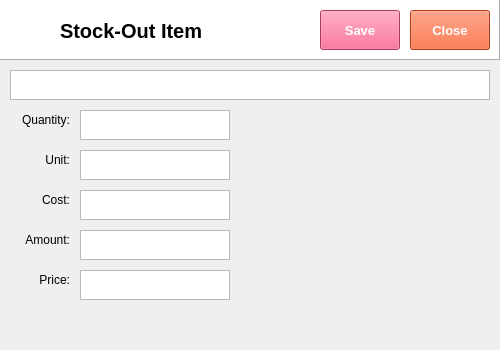
<?xml version="1.0" encoding="UTF-8"?>
<ui version="4.0">
 <class>Dialog</class>
 <widget class="QDialog" name="Dialog">
  <property name="geometry">
   <rect>
    <x>0</x>
    <y>0</y>
    <width>500</width>
    <height>350</height>
   </rect>
  </property>
  <property name="windowTitle">
   <string>Dialog</string>
  </property>
  <widget class="QFrame" name="frame">
   <property name="geometry">
    <rect>
     <x>0</x>
     <y>0</y>
     <width>500</width>
     <height>60</height>
    </rect>
   </property>
   <property name="autoFillBackground">
    <bool>false</bool>
   </property>
   <property name="styleSheet">
    <string notr="true">background-color: rgb(255, 255, 255);</string>
   </property>
   <property name="frameShape">
    <enum>QFrame::Panel</enum>
   </property>
   <property name="frameShadow">
    <enum>QFrame::Raised</enum>
   </property>
   <widget class="QLabel" name="label">
    <property name="geometry">
     <rect>
      <x>10</x>
      <y>10</y>
      <width>38</width>
      <height>32</height>
     </rect>
    </property>
    <property name="text">
     <string/>
    </property>
    <property name="pixmap">
     <pixmap>../../python-pos/img/Disbursement.png</pixmap>
    </property>
    <property name="scaledContents">
     <bool>true</bool>
    </property>
   </widget>
   <widget class="QLabel" name="label_2">
    <property name="geometry">
     <rect>
      <x>60</x>
      <y>10</y>
      <width>220</width>
      <height>41</height>
     </rect>
    </property>
    <property name="font">
     <font>
      <family>Segoe UI</family>
      <pointsize>15</pointsize>
      <weight>75</weight>
      <bold>true</bold>
     </font>
    </property>
    <property name="text">
     <string>Stock-Out Item</string>
    </property>
    <property name="textFormat">
     <enum>Qt::PlainText</enum>
    </property>
   </widget>
   <widget class="QPushButton" name="pushButton">
    <property name="geometry">
     <rect>
      <x>1200</x>
      <y>10</y>
      <width>70</width>
      <height>40</height>
     </rect>
    </property>
    <property name="font">
     <font>
      <family>Segoe UI</family>
      <pointsize>10</pointsize>
      <weight>75</weight>
      <bold>true</bold>
     </font>
    </property>
    <property name="autoFillBackground">
     <bool>false</bool>
    </property>
    <property name="styleSheet">
     <string notr="true">background-color: rgb(240, 80, 128);
color: rgb(255, 255, 255);</string>
    </property>
    <property name="text">
     <string>View</string>
    </property>
   </widget>
   <widget class="QPushButton" name="pushButton_2">
    <property name="geometry">
     <rect>
      <x>1280</x>
      <y>10</y>
      <width>70</width>
      <height>40</height>
     </rect>
    </property>
    <property name="font">
     <font>
      <family>Segoe UI</family>
      <pointsize>10</pointsize>
      <weight>75</weight>
      <bold>true</bold>
     </font>
    </property>
    <property name="styleSheet">
     <string notr="true">background-color: rgb(243, 79, 28);
color: rgb(255, 255, 255);</string>
    </property>
    <property name="text">
     <string>Close</string>
    </property>
    <property name="flat">
     <bool>false</bool>
    </property>
   </widget>
  </widget>
  <widget class="QPushButton" name="pushButton_6">
   <property name="geometry">
    <rect>
     <x>320</x>
     <y>10</y>
     <width>80</width>
     <height>40</height>
    </rect>
   </property>
   <property name="font">
    <font>
     <family>Segoe UI</family>
     <pointsize>10</pointsize>
     <weight>75</weight>
     <bold>true</bold>
    </font>
   </property>
   <property name="autoFillBackground">
    <bool>false</bool>
   </property>
   <property name="styleSheet">
    <string notr="true">background-color: rgb(240, 80, 128);
color: rgb(255, 255, 255);</string>
   </property>
   <property name="text">
    <string>Save</string>
   </property>
  </widget>
  <widget class="QPushButton" name="pushButton_7">
   <property name="geometry">
    <rect>
     <x>410</x>
     <y>10</y>
     <width>80</width>
     <height>40</height>
    </rect>
   </property>
   <property name="font">
    <font>
     <family>Segoe UI</family>
     <pointsize>10</pointsize>
     <weight>75</weight>
     <bold>true</bold>
    </font>
   </property>
   <property name="autoFillBackground">
    <bool>false</bool>
   </property>
   <property name="styleSheet">
    <string notr="true">background-color: rgb(243, 79, 28);
color: rgb(255, 255, 255);</string>
   </property>
   <property name="text">
    <string>Close</string>
   </property>
  </widget>
  <widget class="QTextEdit" name="textEdit_2">
   <property name="geometry">
    <rect>
     <x>10</x>
     <y>70</y>
     <width>480</width>
     <height>30</height>
    </rect>
   </property>
  </widget>
  <widget class="QLabel" name="label_3">
   <property name="geometry">
    <rect>
     <x>10</x>
     <y>110</y>
     <width>60</width>
     <height>20</height>
    </rect>
   </property>
   <property name="font">
    <font>
     <family>Segoe UI</family>
     <pointsize>9</pointsize>
    </font>
   </property>
   <property name="text">
    <string>Quantity:</string>
   </property>
   <property name="alignment">
    <set>Qt::AlignRight|Qt::AlignTrailing|Qt::AlignVCenter</set>
   </property>
  </widget>
  <widget class="QTextEdit" name="textEdit_3">
   <property name="geometry">
    <rect>
     <x>80</x>
     <y>110</y>
     <width>150</width>
     <height>30</height>
    </rect>
   </property>
  </widget>
  <widget class="QLabel" name="label_4">
   <property name="geometry">
    <rect>
     <x>10</x>
     <y>150</y>
     <width>60</width>
     <height>20</height>
    </rect>
   </property>
   <property name="font">
    <font>
     <family>Segoe UI</family>
     <pointsize>9</pointsize>
    </font>
   </property>
   <property name="text">
    <string>Unit:</string>
   </property>
   <property name="alignment">
    <set>Qt::AlignRight|Qt::AlignTrailing|Qt::AlignVCenter</set>
   </property>
  </widget>
  <widget class="QTextEdit" name="textEdit_4">
   <property name="geometry">
    <rect>
     <x>80</x>
     <y>150</y>
     <width>150</width>
     <height>30</height>
    </rect>
   </property>
  </widget>
  <widget class="QLabel" name="label_5">
   <property name="geometry">
    <rect>
     <x>10</x>
     <y>190</y>
     <width>60</width>
     <height>20</height>
    </rect>
   </property>
   <property name="font">
    <font>
     <family>Segoe UI</family>
     <pointsize>9</pointsize>
    </font>
   </property>
   <property name="text">
    <string>Cost:</string>
   </property>
   <property name="alignment">
    <set>Qt::AlignRight|Qt::AlignTrailing|Qt::AlignVCenter</set>
   </property>
  </widget>
  <widget class="QTextEdit" name="textEdit_5">
   <property name="geometry">
    <rect>
     <x>80</x>
     <y>190</y>
     <width>150</width>
     <height>30</height>
    </rect>
   </property>
  </widget>
  <widget class="QLabel" name="label_6">
   <property name="geometry">
    <rect>
     <x>10</x>
     <y>230</y>
     <width>60</width>
     <height>20</height>
    </rect>
   </property>
   <property name="font">
    <font>
     <family>Segoe UI</family>
     <pointsize>9</pointsize>
    </font>
   </property>
   <property name="text">
    <string>Amount:</string>
   </property>
   <property name="alignment">
    <set>Qt::AlignRight|Qt::AlignTrailing|Qt::AlignVCenter</set>
   </property>
  </widget>
  <widget class="QTextEdit" name="textEdit_6">
   <property name="geometry">
    <rect>
     <x>80</x>
     <y>230</y>
     <width>150</width>
     <height>30</height>
    </rect>
   </property>
  </widget>
  <widget class="QLabel" name="label_7">
   <property name="geometry">
    <rect>
     <x>10</x>
     <y>270</y>
     <width>60</width>
     <height>20</height>
    </rect>
   </property>
   <property name="font">
    <font>
     <family>Segoe UI</family>
     <pointsize>9</pointsize>
    </font>
   </property>
   <property name="text">
    <string>Price:</string>
   </property>
   <property name="alignment">
    <set>Qt::AlignRight|Qt::AlignTrailing|Qt::AlignVCenter</set>
   </property>
  </widget>
  <widget class="QTextEdit" name="textEdit_7">
   <property name="geometry">
    <rect>
     <x>80</x>
     <y>270</y>
     <width>150</width>
     <height>30</height>
    </rect>
   </property>
  </widget>
 </widget>
 <resources/>
 <connections/>
</ui>
